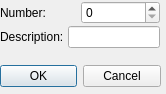
<?xml version="1.0" encoding="UTF-8"?>
<ui version="4.0">
 <class>SpnStatusDialog</class>
 <widget class="QDialog" name="SpnStatusDialog">
  <property name="geometry">
   <rect>
    <x>0</x>
    <y>0</y>
    <width>166</width>
    <height>94</height>
   </rect>
  </property>
  <property name="windowTitle">
   <string>Dialog</string>
  </property>
  <widget class="QDialogButtonBox" name="buttonBox">
   <property name="geometry">
    <rect>
     <x>0</x>
     <y>60</y>
     <width>161</width>
     <height>32</height>
    </rect>
   </property>
   <property name="orientation">
    <enum>Qt::Horizontal</enum>
   </property>
   <property name="standardButtons">
    <set>QDialogButtonBox::Cancel|QDialogButtonBox::Ok</set>
   </property>
  </widget>
  <widget class="QWidget" name="verticalLayoutWidget">
   <property name="geometry">
    <rect>
     <x>0</x>
     <y>0</y>
     <width>160</width>
     <height>51</height>
    </rect>
   </property>
   <layout class="QVBoxLayout" name="verticalLayout_2">
    <property name="spacing">
     <number>1</number>
    </property>
    <item>
     <layout class="QHBoxLayout" name="horizontalLayout">
      <item>
       <widget class="QLabel" name="label">
        <property name="text">
         <string>Number: </string>
        </property>
       </widget>
      </item>
      <item>
       <widget class="QSpinBox" name="numberSpinBox"/>
      </item>
     </layout>
    </item>
    <item>
     <layout class="QHBoxLayout" name="horizontalLayout_1">
      <item>
       <widget class="QLabel" name="label_2">
        <property name="text">
         <string>Description: </string>
        </property>
       </widget>
      </item>
      <item>
       <widget class="QLineEdit" name="descLineEdit"/>
      </item>
     </layout>
    </item>
   </layout>
  </widget>
 </widget>
 <resources/>
 <connections>
  <connection>
   <sender>buttonBox</sender>
   <signal>accepted()</signal>
   <receiver>SpnStatusDialog</receiver>
   <slot>accept()</slot>
   <hints>
    <hint type="sourcelabel">
     <x>248</x>
     <y>254</y>
    </hint>
    <hint type="destinationlabel">
     <x>157</x>
     <y>274</y>
    </hint>
   </hints>
  </connection>
  <connection>
   <sender>buttonBox</sender>
   <signal>rejected()</signal>
   <receiver>SpnStatusDialog</receiver>
   <slot>reject()</slot>
   <hints>
    <hint type="sourcelabel">
     <x>316</x>
     <y>260</y>
    </hint>
    <hint type="destinationlabel">
     <x>286</x>
     <y>274</y>
    </hint>
   </hints>
  </connection>
 </connections>
</ui>
